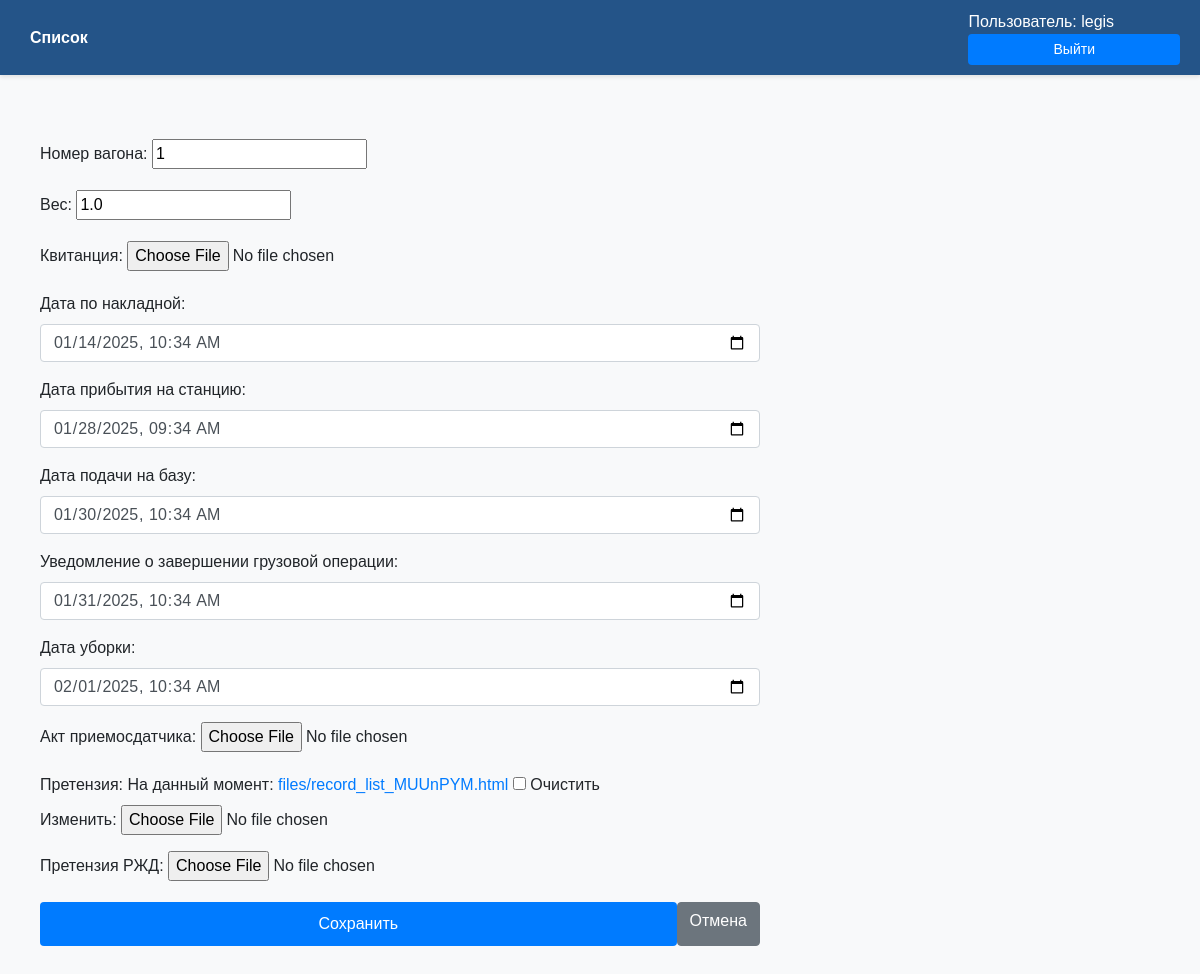
Before: /update/9/ (signed in) with the older database file.
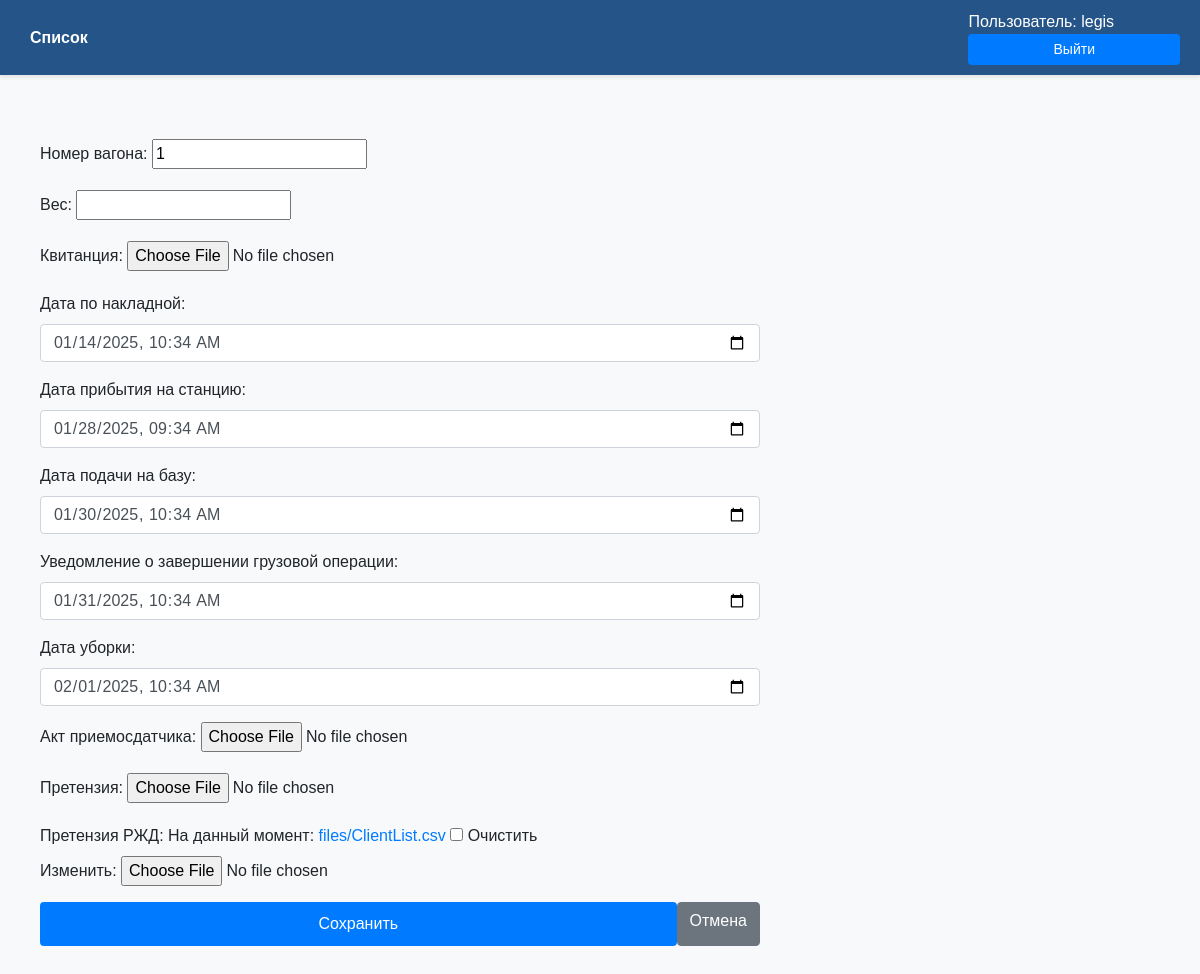
After: the same page with the newer database file.
### myapp/models.py (models this page shows, shortened)
class Record(models.Model):
    number = models.IntegerField()
    weight = models.FloatField(blank=True, null=True)
    file1 = models.FileField(upload_to='files/', blank=True, null=True)
    date_delivery = models.DateTimeField()
    date_submission = models.DateTimeField()
    submission_to_database = models.DateTimeField()
    shipment_date_time = models.DateTimeField()
    withdrawal_from_bases = models.DateTimeField()
    file2 = models.FileField(upload_to='files/', blank=True, null=True)
    file3 = models.FileField(upload_to='files/', blank=True, null=True)
    file4 = models.FileField(upload_to='files/', blank=True, null=True)

### myapp/views.py (the view)
# urls.py: path('update/<int:pk>/', views.record_update, name='record_update'),
@login_required(login_url='/login/')
def record_update(request, pk):
    record = get_object_or_404(Record, pk=pk)
    if request.method == 'POST':
        form = RecordForm(request.POST, request.FILES, instance=record)
        if form.is_valid():
            form.save()
            messages.success(request, 'Запись успешно обновлена.')
            return redirect('record_list')
    else:
        form = RecordForm(instance=record)
    return render(request, 'record_form.html', {'form': form})

### myapp/forms.py
class RecordForm(forms.ModelForm):
    class Meta:
        model = Record
        fields = FIELDS  # Используем константу для списка полей
        widgets = DATETIME_WIDGETS  # Используем константу для виджетов

### myapp/templates/record_form.html (shortened to what this page needs)
{% extends 'base.html' %}
{% load static %}
{% block content %}
<div class="container mt-4">
    <form method="post" enctype="multipart/form-data" class="needs-validation" novalidate>
        <div class="mb-3">
            <label for="id_number" class="form-label fw-bold">Номер вагона:</label>
            {{ form.number }}
        </div>
        <div class="mb-3">
            <label for="id_weight" class="form-label fw-bold">Вес:</label>
            {{ form.weight }}
        </div>
        <div class="mb-3">
            <label for="id_file1" class="form-label fw-bold">Квитанция:</label>
            {{ form.file1 }}
        </div>
        <div class="mb-3">
            <label for="id_date_delivery" class="form-label fw-bold">Дата по накладной:</label>
            <input type="datetime-local" class="form-control" id="id_date_delivery" name="date_delivery"
                   value="{{ form.date_delivery.value|date:'Y-m-d\TH:i' }}" required>
        </div>
        <div class="mb-3">
            <label for="id_date_submission" class="form-label fw-bold">Дата прибытия на станцию:</label>
            <input type="datetime-local" class="form-control" id="id_date_submission" name="date_submission"
                   value="{{ form.date_submission.value|date:'Y-m-d\TH:i' }}" required>
        </div>
        <div class="mb-3">
            <label for="id_submission_to_database" class="form-label fw-bold">Дата подачи на базу:</label>
            <input type="datetime-local" class="form-control" id="id_submission_to_database" name="submission_to_database"
                   value="{{ form.submission_to_database.value|date:'Y-m-d\TH:i' }}" required>
        </div>
        <div class="mb-3">
            <label for="id_shipment_date_time" class="form-label fw-bold">Уведомление о завершении грузовой операции:</label>
            <input type="datetime-local" class="form-control" id="id_shipment_date_time" name="shipment_date_time"
                   value="{{ form.shipment_date_time.value|date:'Y-m-d\TH:i' }}" required>
        </div>
        <div class="mb-3">
            <label for="id_withdrawal_from_bases" class="form-label fw-bold">Дата уборки:</label>
            <input type="datetime-local" class="form-control" id="id_withdrawal_from_bases" name="withdrawal_from_bases"
                   value="{{ form.withdrawal_from_bases.value|date:'Y-m-d\TH:i' }}" required>
        </div>
        <div class="mb-3">
            <label for="id_file2" class="form-label fw-bold">Акт приемосдатчика:</label>
            {{ form.file2 }}
        </div>
        <div class="mb-3">
            <label for="id_file3" class="form-label fw-bold">Претензия:</label>
            {{ form.file3 }}
        </div>
        <div class="mb-3">
            <label for="id_file4" class="form-label fw-bold">Претензия РЖД:</label>
            {{ form.file4 }}
        </div>
        <div class="d-flex gap-2">
            <button type="submit" class="btn btn-primary">Сохранить</button>
            <a href="/" class="btn btn-secondary">Отмена</a>
        </div>
    </form>
</div>
{% endblock %}

### myapp/templates/base.html (shortened to what this page needs)
<!DOCTYPE html>
<html lang="ru">
<head>
    <link href="https://stackpath.bootstrapcdn.com/bootstrap/4.5.2/css/bootstrap.min.css" rel="stylesheet">
</head>
<body>
    <header>
        <div>
            <a href="{% url 'record_list' %}">Список</a>
        </div>
        <div>
            {% if user.is_authenticated %}
                <span>Пользователь: {{ user.username }}</span>
                <form action="{% url 'logout' %}" method="post" style="display: inline;">
                    <button type="submit" class="btn-primary" style="padding: 5px 10px; font-size: 14px;">Выйти</button>
                </form>
            {% else %}
                <a href="{% url 'login' %}">Войти</a>
            {% endif %}
        </div>
    </header>
    <div class="container">
        {% block content %}
        {% endblock %}
    </div>
</body>
</html>

### myapp/templates/base.html (style rules this page uses)
body { font-family: Arial, sans-serif; background-color: #f8f9fa; margin: 0; padding: 0; }
header { background-color: #245488; color: white; padding: 10px 20px; display: flex; justify-content: space-between; align-items: center; box-shadow: 0 2px 4px rgba(0, 0, 0, 0.1); }
header a { color: white; text-decoration: none; margin: 0 10px; font-weight: bold; }
.container { max-width: 800px; margin: initial; padding: 20px; }
.btn-primary { width: 100%; padding: 10px; background-color: #007bff; border: none; border-radius: 4px; color: white; font-size: 16px; cursor: pointer; }
input[type="number"] { -moz-appearance: textfield; }

Changed rows visible on the page:
changed Record: weight "1.0" → (not shown)
Other visible differences:
form field file4: (not shown) → "☐"
form field file3: "☐" → (not shown)
text no longer shown: "На данный момент: files/record_list_MUUnPYM.html Очистить Изменить:"
text now shown: "На данный момент: files/ClientList.csv Очистить Изменить:"
